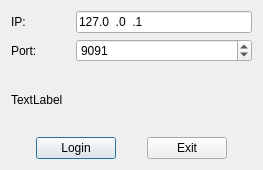
<?xml version="1.0" encoding="UTF-8"?>
<ui version="4.0">
 <class>LoginDialog</class>
 <widget class="QDialog" name="LoginDialog">
  <property name="geometry">
   <rect>
    <x>0</x>
    <y>0</y>
    <width>263</width>
    <height>170</height>
   </rect>
  </property>
  <property name="windowTitle">
   <string>Login</string>
  </property>
  <layout class="QVBoxLayout" name="verticalLayout">
   <item>
    <layout class="QHBoxLayout" name="horizontalLayout_2" stretch="1,3">
     <item>
      <widget class="QLabel" name="label">
       <property name="text">
        <string>IP:</string>
       </property>
       <property name="alignment">
        <set>Qt::AlignJustify|Qt::AlignVCenter</set>
       </property>
      </widget>
     </item>
     <item>
      <widget class="QLineEdit" name="lineEditIp">
       <property name="inputMask">
        <string>000.000.000.000</string>
       </property>
       <property name="text">
        <string>127.0.0.1</string>
       </property>
       <property name="alignment">
        <set>Qt::AlignJustify|Qt::AlignVCenter</set>
       </property>
       <property name="dragEnabled">
        <bool>false</bool>
       </property>
      </widget>
     </item>
    </layout>
   </item>
   <item>
    <layout class="QHBoxLayout" name="horizontalLayout_3" stretch="1,3">
     <item>
      <widget class="QLabel" name="label_2">
       <property name="text">
        <string>Port:</string>
       </property>
       <property name="alignment">
        <set>Qt::AlignJustify|Qt::AlignVCenter</set>
       </property>
      </widget>
     </item>
     <item>
      <widget class="QSpinBox" name="spinBox">
       <property name="minimum">
        <number>1000</number>
       </property>
       <property name="maximum">
        <number>99999</number>
       </property>
       <property name="value">
        <number>9091</number>
       </property>
      </widget>
     </item>
    </layout>
   </item>
   <item>
    <layout class="QHBoxLayout" name="horizontalLayout_5">
     <item>
      <widget class="QLabel" name="labelMsg">
       <property name="text">
        <string>TextLabel</string>
       </property>
      </widget>
     </item>
     <item>
      <spacer name="horizontalSpacer_4">
       <property name="orientation">
        <enum>Qt::Horizontal</enum>
       </property>
       <property name="sizeHint" stdset="0">
        <size>
         <width>40</width>
         <height>20</height>
        </size>
       </property>
      </spacer>
     </item>
    </layout>
   </item>
   <item>
    <layout class="QHBoxLayout" name="horizontalLayout">
     <item>
      <spacer name="horizontalSpacer">
       <property name="orientation">
        <enum>Qt::Horizontal</enum>
       </property>
       <property name="sizeHint" stdset="0">
        <size>
         <width>40</width>
         <height>20</height>
        </size>
       </property>
      </spacer>
     </item>
     <item>
      <widget class="QPushButton" name="pushButtonLogin">
       <property name="text">
        <string>Login</string>
       </property>
      </widget>
     </item>
     <item>
      <spacer name="horizontalSpacer_2">
       <property name="orientation">
        <enum>Qt::Horizontal</enum>
       </property>
       <property name="sizeHint" stdset="0">
        <size>
         <width>40</width>
         <height>20</height>
        </size>
       </property>
      </spacer>
     </item>
     <item>
      <widget class="QPushButton" name="pushButtonExit">
       <property name="text">
        <string>Exit</string>
       </property>
      </widget>
     </item>
     <item>
      <spacer name="horizontalSpacer_3">
       <property name="orientation">
        <enum>Qt::Horizontal</enum>
       </property>
       <property name="sizeHint" stdset="0">
        <size>
         <width>40</width>
         <height>20</height>
        </size>
       </property>
      </spacer>
     </item>
    </layout>
   </item>
  </layout>
 </widget>
 <resources/>
 <connections/>
</ui>
